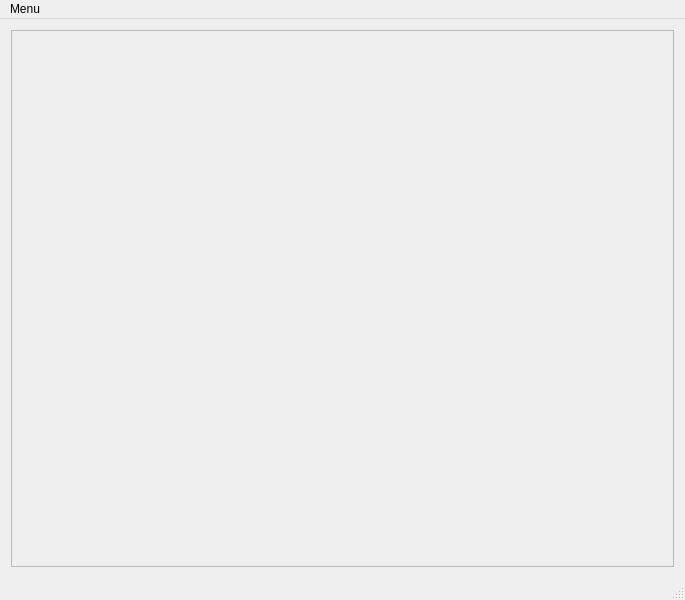
<?xml version="1.0" encoding="UTF-8"?>
<ui version="4.0">
 <class>BoardView</class>
 <widget class="QMainWindow" name="BoardView">
  <property name="geometry">
   <rect>
    <x>0</x>
    <y>0</y>
    <width>685</width>
    <height>600</height>
   </rect>
  </property>
  <property name="sizePolicy">
   <sizepolicy hsizetype="MinimumExpanding" vsizetype="MinimumExpanding">
    <horstretch>0</horstretch>
    <verstretch>0</verstretch>
   </sizepolicy>
  </property>
  <property name="maximumSize">
   <size>
    <width>10000</width>
    <height>10000</height>
   </size>
  </property>
  <property name="windowTitle">
   <string>Labyrinth</string>
  </property>
  <widget class="QWidget" name="centralWidget">
   <property name="sizePolicy">
    <sizepolicy hsizetype="Expanding" vsizetype="Expanding">
     <horstretch>0</horstretch>
     <verstretch>0</verstretch>
    </sizepolicy>
   </property>
   <layout class="QGridLayout" name="gridLayout">
    <property name="sizeConstraint">
     <enum>QLayout::SetMaximumSize</enum>
    </property>
    <item row="0" column="0">
     <widget class="QScrollArea" name="scrollArea">
      <property name="sizePolicy">
       <sizepolicy hsizetype="MinimumExpanding" vsizetype="MinimumExpanding">
        <horstretch>0</horstretch>
        <verstretch>0</verstretch>
       </sizepolicy>
      </property>
      <property name="minimumSize">
       <size>
        <width>600</width>
        <height>500</height>
       </size>
      </property>
      <property name="verticalScrollBarPolicy">
       <enum>Qt::ScrollBarAsNeeded</enum>
      </property>
      <property name="horizontalScrollBarPolicy">
       <enum>Qt::ScrollBarAsNeeded</enum>
      </property>
      <property name="widgetResizable">
       <bool>false</bool>
      </property>
      <property name="alignment">
       <set>Qt::AlignCenter</set>
      </property>
      <widget class="QWidget" name="scrollAreaWidgetContents">
       <property name="geometry">
        <rect>
         <x>142</x>
         <y>210</y>
         <width>380</width>
         <height>112</height>
        </rect>
       </property>
       <property name="sizePolicy">
        <sizepolicy hsizetype="MinimumExpanding" vsizetype="MinimumExpanding">
         <horstretch>0</horstretch>
         <verstretch>0</verstretch>
        </sizepolicy>
       </property>
      </widget>
     </widget>
    </item>
   </layout>
  </widget>
  <widget class="QStatusBar" name="statusBar"/>
  <widget class="QMenuBar" name="menuBar">
   <property name="geometry">
    <rect>
     <x>0</x>
     <y>0</y>
     <width>685</width>
     <height>25</height>
    </rect>
   </property>
   <widget class="QMenu" name="menuFddf">
    <property name="title">
     <string>Menu</string>
    </property>
    <addaction name="actionNewGame"/>
    <addaction name="separator"/>
    <addaction name="actionSaveGame"/>
    <addaction name="actionLoadGame"/>
    <addaction name="separator"/>
    <addaction name="actionUndo"/>
    <addaction name="separator"/>
    <addaction name="actionExit"/>
   </widget>
   <addaction name="menuFddf"/>
  </widget>
  <action name="actionNewGame">
   <property name="text">
    <string>New Game</string>
   </property>
   <property name="shortcut">
    <string>Ctrl+N</string>
   </property>
   <property name="iconVisibleInMenu">
    <bool>true</bool>
   </property>
  </action>
  <action name="actionLoadGame">
   <property name="text">
    <string>Load Game</string>
   </property>
   <property name="shortcut">
    <string>Ctrl+O</string>
   </property>
  </action>
  <action name="actionExit">
   <property name="text">
    <string>Exit</string>
   </property>
   <property name="shortcut">
    <string>Alt+X</string>
   </property>
  </action>
  <action name="actionSaveGame">
   <property name="enabled">
    <bool>false</bool>
   </property>
   <property name="text">
    <string>Save Game</string>
   </property>
   <property name="shortcut">
    <string>Ctrl+S</string>
   </property>
  </action>
  <action name="actionUndo">
   <property name="text">
    <string>Undo</string>
   </property>
   <property name="shortcut">
    <string>Ctrl+Z</string>
   </property>
  </action>
 </widget>
 <layoutdefault spacing="6" margin="11"/>
 <resources/>
 <connections>
  <connection>
   <sender>actionExit</sender>
   <signal>triggered()</signal>
   <receiver>BoardView</receiver>
   <slot>close()</slot>
   <hints>
    <hint type="sourcelabel">
     <x>-1</x>
     <y>-1</y>
    </hint>
    <hint type="destinationlabel">
     <x>199</x>
     <y>149</y>
    </hint>
   </hints>
  </connection>
 </connections>
</ui>
